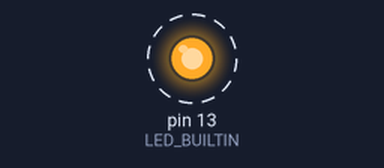
Bench run of a sketch on a simulated Arduino Uno, built with avr-gcc and run on an emulated ATmega328P. Parts: output pins drawn as LEDs (lit = HIGH). Dashed ring = blinking. What the sketch prints to the serial monitor is not drawn.

Above: at 1.5 s.
Timing chart, 0 to 5.6 s (numbered marks = the images above):
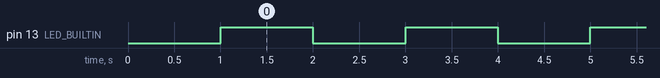

The sketch:

serial_communication.ino
```cpp
#define BAUD_RATE 9600

int number_of_flashes;

void flash_leds () {
  digitalWrite(LED_BUILTIN, HIGH);   // turn the LED on (HIGH is the voltage level)
  delay(1000);                       // wait for a second
  digitalWrite(LED_BUILTIN, LOW);    // turn the LED off by making the voltage LOW
  delay(1000);
  number_of_flashes++;
}

// the setup function runs once when you press reset or power the board
void setup() {

  // initialize digital pin LED_BUILTIN as an output.
  pinMode(LED_BUILTIN, OUTPUT);

  //Start a serial connection
  Serial.begin(BAUD_RATE);

  // Wait for stable connection, report reset.
  delay(1000);
  Serial.println("***RESET***");

  number_of_flashes = 0;
}

// the loop function runs over and over again forever
void loop() {
  flash_leds();                     // flash LEDS
  Serial.print("Totoal Number of Flashes: ");
  Serial.println(number_of_flashes);
}
```

Measured:
- by itself, pin 13 (LED_BUILTIN): alternates HIGH for 1.0 s and LOW for 1.0 s
